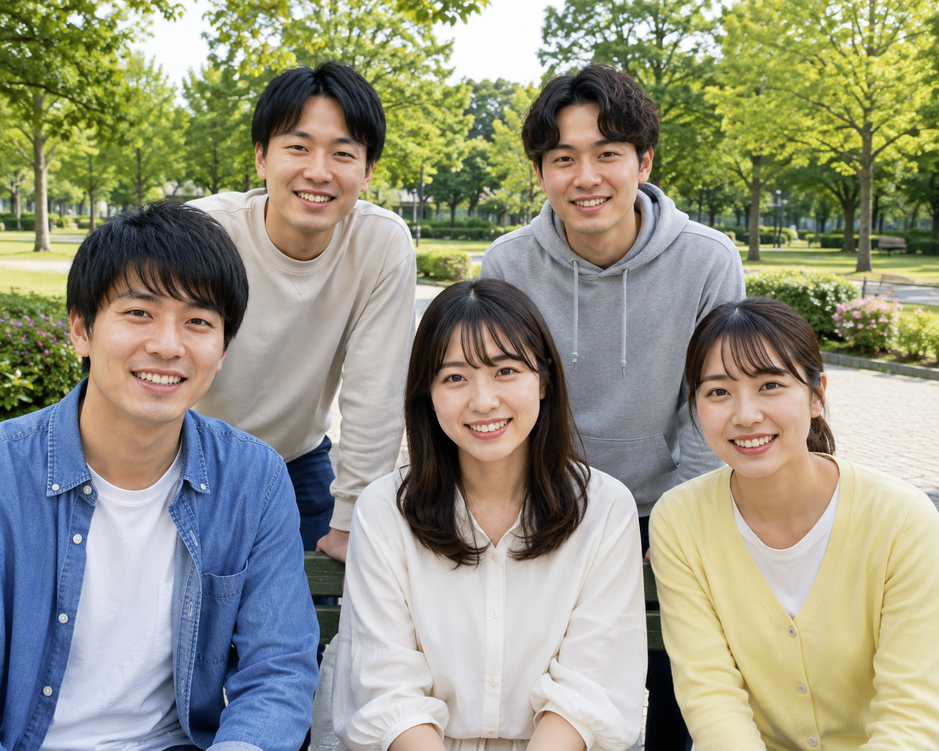
#> input picture Chapter08/people.png, 939 x 751 px, shrunk from 1402 x 1122 before the run
$ python 08-01_face_detection.py
#> lines starting #> are read from the running program, lines starting #| are printed output that depends on the picture; after the words box and inside, x2 and y2 are one past the last pixel; in counts of white or black regions, pixels touching at a corner belong together
import cv2

# OpenCVに同梱されている学習済みカスケード分類器を読み込む
cascade_path = cv2.data.haarcascades + "haarcascade_frontalface_default.xml"
face_cascade = cv2.CascadeClassifier(cascade_path)

img = cv2.imread("people.png")
#> img is the input picture: shape (751, 939, 3); mean B, G, R 130.3, 149.7, 150.1
gray = cv2.cvtColor(img, cv2.COLOR_BGR2GRAY)
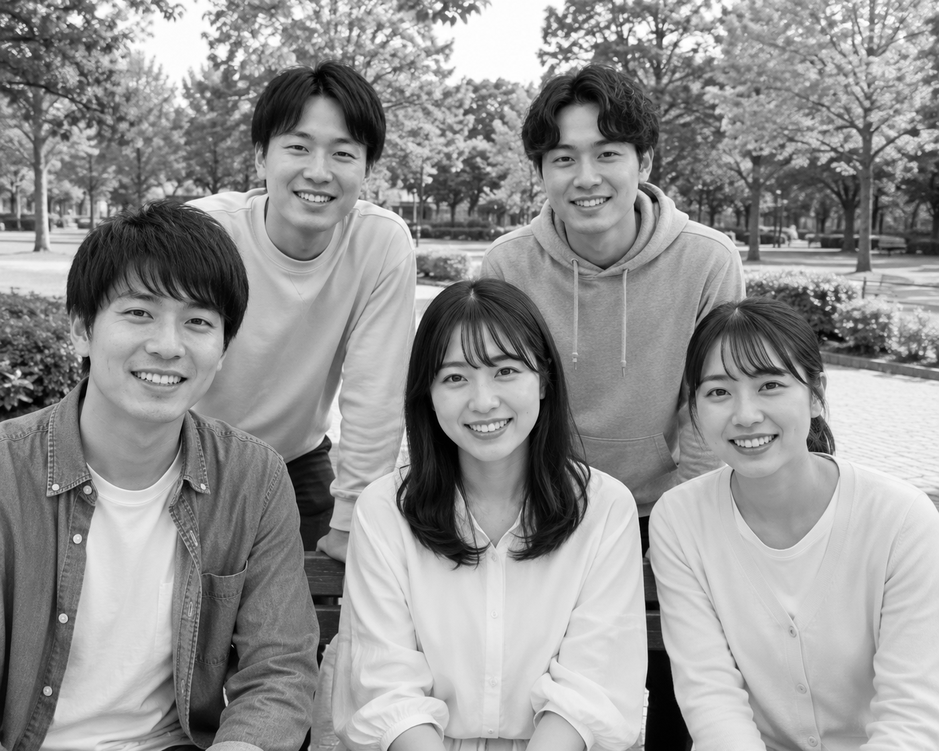
#> gray: shape (751, 939); min 0, max 255, mean 147.6

# 顔検出の実行
# scaleFactor: 画像を縮小する割合, minNeighbors: 検出の信頼性に関わるパラメータ
faces = face_cascade.detectMultiScale(gray, scaleFactor=1.1, minNeighbors=5)
#> faces = [[261, 107, 115, 115], [533, 117, 107, 107], [418, 320, 140, 140], [681, 337, 136, 136], [87, 260, 154, 154]]

print(f"検出された顔の数: {len(faces)}")
#| 検出された顔の数: 5

# 検出した顔の周りに矩形を描画
for (x, y, w, h) in faces:
    cv2.rectangle(img, (x, y), (x + w, y + h), (0, 255, 0), 2)
#> this loop made 5 passes
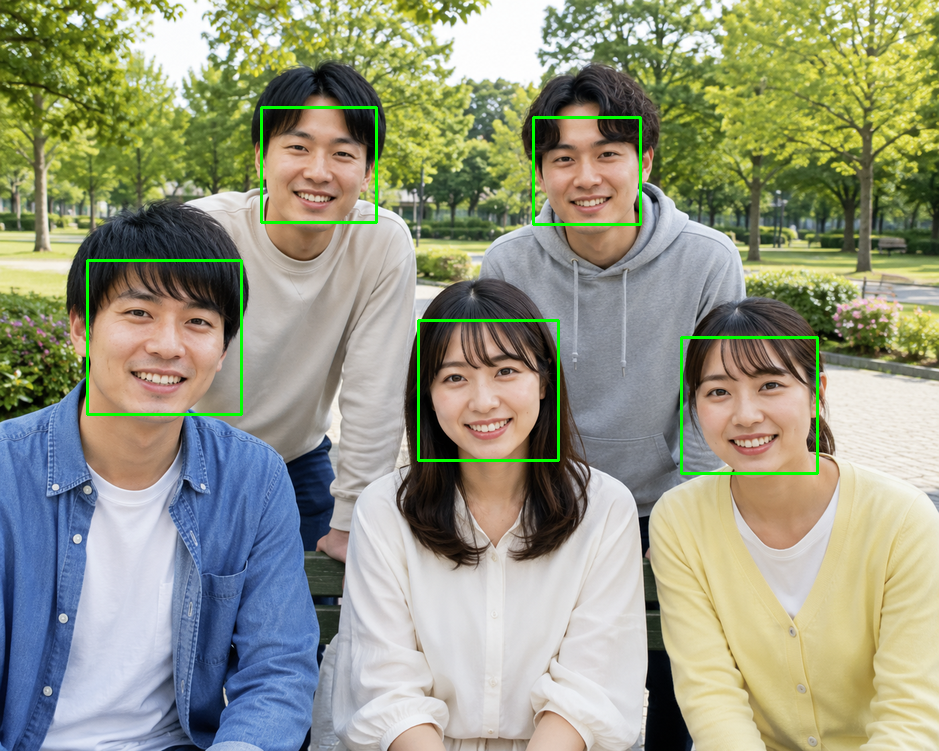
#> img: shape (751, 939, 3); 1.11% of pixels changed, all inside (x1, y1, x2, y2) = (86, 106, 819, 475)

cv2.imwrite("face_detection.png", img)
